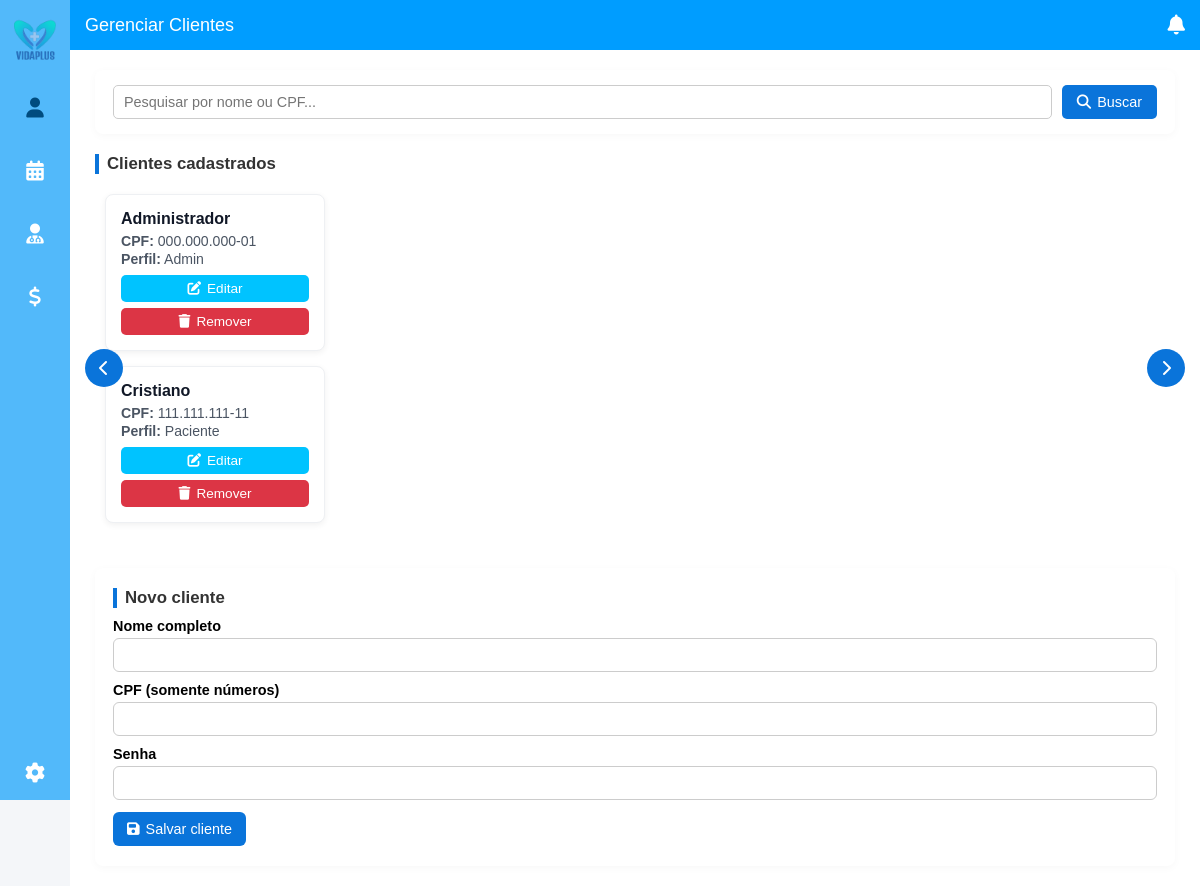
Page /clientesadmin on the committed database.
### tables this page shows
CREATE TABLE usuarios (
            id    INTEGER PRIMARY KEY AUTOINCREMENT,
            CPF   TEXT UNIQUE NOT NULL,
            nome  TEXT NOT NULL,
            senha TEXT NOT NULL,
            tipo  TEXT NOT NULL,  -- admin, medico, paciente
            cargo TEXT            -- especialidade do médico (ou NULL)
        );

### app.py (the view, shortened to what this page needs)
@app.route("/clientesadmin")
def clientesadmin():
    db = get_db()
    busca = (request.args.get("busca") or "").strip().lower()
    cur = db.execute("SELECT CPF, nome, senha, tipo, cargo FROM usuarios")
    usuarios = [dict(r) for r in cur.fetchall()]
    usuarios = [
        u for u in usuarios if u.get("tipo") in (TIPO_ADMIN, TIPO_PACIENTE)
    ]
    for u in usuarios:
        u["CPF"] = formatar_cpf(u.get("CPF", ""))
        u["nome"] = (u.get("nome") or "").title()
        u["tipo"] = (u.get("tipo") or "").title()
    return render_template("clientesadmin.html", usuarios=usuarios)

### app.py (called while the page is built)
def get_db():
    if "db" not in g:
        g.db = sqlite3.connect(DATABASE)
        g.db.row_factory = sqlite3.Row
    return g.db

def normalizar_cpf(cpf: str) -> str:
    return "".join(filter(str.isdigit, cpf or ""))

def formatar_cpf(cpf: str) -> str:
    cpf_limpo = normalizar_cpf(cpf)
    if len(cpf_limpo) == 11:
        return f"{cpf_limpo[:3]}.{cpf_limpo[3:6]}.{cpf_limpo[6:9]}-{cpf_limpo[9:]}"
    return cpf or ""

### templates/clientesadmin.html (shortened to what this page needs)
<!DOCTYPE html>
<html lang="pt-BR">
<head>
  <link rel="stylesheet" href="{{ url_for('static', filename='styledash.css') }}">
  <link rel="stylesheet" href="https://cdnjs.cloudflare.com/ajax/libs/font-awesome/6.4.0/css/all.min.css">
</head>
<body>
  <aside class="sidebar">
    <div class="logo">
      <img src="{{ url_for('static', filename='img/logo.png') }}" alt="Logo VidaPlus">
    </div>
    <nav class="menu">
      <a href="{{ url_for('clientesadmin') }}" class="active"><i class="fas fa-user"></i></a>
      <a href="{{ url_for('agendaadmin') }}"><i class="fas fa-calendar-alt"></i></a>
      <a href="{{ url_for('medicosadmin') }}"><i class="fas fa-user-md"></i></a>
      <a href="#"><i class="fas fa-dollar-sign"></i></a>
      <div class="config">
        <a href="#"><i class="fas fa-cog"></i></a>
      </div>
    </nav>
  </aside>
  <main class="main-content">
    <header class="topbar">
      <h2>Gerenciar Clientes</h2>
      <div class="icons">
        <i class="fas fa-bell"></i>
      </div>
    </header>
    <section class="content">
      <div class="search-box">
        <form method="GET" action="{{ url_for('clientesadmin') }}">
          <input
            type="text"
            name="busca"
            placeholder="Pesquisar por nome ou CPF..."
            value="{{ request.args.get('busca', '') }}"
          >
          <button type="submit">
            <i class="fas fa-search"></i> Buscar
          </button>
        </form>
      </div>
      <div class="clientes-section">
        <h3>Clientes cadastrados</h3>
        <button class="scroll-btn left" type="button" onclick="scrollClientes(-1)">
          <i class="fas fa-chevron-left"></i>
        </button>
        <div class="clientes-container" id="clientesContainer">
          {% if usuarios %}
            <div class="clientes-grid">
              {% for u in usuarios %}
              <div class="cliente-card">
                <h4>{{ u.nome }}</h4>
                <p><strong>CPF:</strong> {{ u.CPF }}</p>
                <p><strong>Perfil:</strong> {{ u.tipo }}</p>
                <button
                  type="button"
                  class="btn-edit"
                  onclick="abrirEdicao(
                    '{{ u.CPF }}',
                    '{{ u.nome }}',
                    '{{ u.tipo }}',
                    '{{ u.cargo|default('') }}'
                  )"
                >
                  <i class="fas fa-edit"></i> Editar
                </button>
                <form
                  action="{{ url_for('remover_cliente') }}"
                  method="POST"
                  onsubmit="return confirm('Deseja remover este cliente?')"
                >
                  <button type="submit" class="btn-remove">
                    <i class="fas fa-trash"></i> Remover
                  </button>
                </form>
              </div>
              {% endfor %}
            </div>
          {% else %}
            <p>Nenhum usuário encontrado.</p>
          {% endif %}
        </div>
        <button class="scroll-btn right" type="button" onclick="scrollClientes(1)">
          <i class="fas fa-chevron-right"></i>
        </button>
      </div>
      <div class="new-client">
        <h3>Novo cliente</h3>
        <form action="{{ url_for('novo_cliente') }}" method="POST">
          <label for="nome">Nome completo</label>
          <input type="text" id="nome" name="nome" required>
          <label for="cpf_novo">CPF (somente números)</label>
          <input type="text" id="cpf_novo" name="CPF" maxlength="11" required>
          <label for="senha">Senha</label>
          <input type="password" id="senha" name="senha" required>
          <button type="submit">
            <i class="fas fa-save"></i> Salvar cliente
          </button>
        </form>
      </div>
    </section>
  </main>
</body>
</html>

### static/styledash.css (style rules this page uses)
* { margin: 0; padding: 0; box-sizing: border-box; font-family: Arial, sans-serif; }
body { display: flex; min-height: 100vh; overflow-y: auto; overflow-x: hidden; background-color: #f5f7fb; }
.sidebar { width: 70px; background-color: #52b9fa; display: flex; flex-direction: column; align-items: center; padding: 15px 0; position: fixed; top: 0; left: 0; height: 100vh; z-index: 100; }
.sidebar .logo { margin-bottom: 18px; }
.sidebar .logo img { width: 50px; height: auto; }
.sidebar .menu { display: flex; flex-direction: column; align-items: center; gap: 20px; justify-content: space-between; height: 100%; }
.sidebar .config { margin-top: auto; }
.sidebar .menu a, .sidebar .config a { color: #fff; font-size: 20px; margin: 10px 0; transition: color 0.2s, transform 0.1s; }
.sidebar .menu a.active { color: #004c7f; }
.main-content { flex: 1; display: flex; flex-direction: column; background-color: #ffffff; overflow-y: auto; margin-left: 70px; }
.topbar { height: 50px; background-color: #009dff; display: flex; align-items: center; justify-content: space-between; padding: 0 15px; color: #fff; }
.topbar h2 { font-size: 18px; font-weight: normal; }
.icons i { color: white; font-size: 20px; cursor: pointer; }
.content { flex: 1; padding: 30px 40px; background-color: #ffffff; }
.content p { font-size: 15px; color: #555; }

### templates/clientesadmin.html (style rules this page uses)
body { background-color: #f4f6f9; font-family: Arial, sans-serif; }
.content { padding: 20px 25px; }
.search-box { margin-bottom: 20px; background: #fff; padding: 15px 18px; border-radius: 8px; box-shadow: 0 2px 8px rgba(0,0,0,0.03); }
.search-box form { display: flex; gap: 10px; flex-wrap: wrap; }
.search-box input { flex: 1; min-width: 220px; padding: 8px 10px; border: 1px solid #ccc; border-radius: 5px; font-size: 0.9rem; }
.search-box button { padding: 8px 15px; border: none; background-color: #0a74da; color: white; border-radius: 5px; cursor: pointer; font-size: 0.9rem; display: inline-flex; align-items: center; gap: 6px; }
.clientes-section { position: relative; margin-bottom: 25px; }
.clientes-section h3 { margin-bottom: 10px; color: #333; border-left: 4px solid #0a74da; padding-left: 8px; font-size: 1.05rem; }
.scroll-btn { background-color: #0a74da; color: white; border: none; border-radius: 50%; width: 38px; height: 38px; cursor: pointer; font-size: 16px; position: absolute; top: 55%; transform: translateY(-50%); z-index: 2; transition: background 0.2s; display: flex; align-items: center; justify-content: center; }
.scroll-btn.left { left: -10px; }
.scroll-btn.right { right: -10px; }
.clientes-container { overflow-x: hidden; padding-bottom: 10px; margin-top: 10px; width: 100%; }
.clientes-grid { display: grid; grid-template-columns: repeat(auto-fill, minmax(220px, 1fr)); grid-template-rows: repeat(2, 1fr); grid-auto-flow: column; gap: 15px; overflow-x: auto; scroll-behavior: smooth; padding: 10px; }
.cliente-card { background: white; border-radius: 8px; padding: 15px; box-shadow: 0 2px 6px rgba(0,0,0,0.06); width: 220px; text-align: left; transition: transform 0.15s; border: 1px solid #eef0f3; }
.cliente-card h4 { margin: 0 0 5px; font-size: 1rem; color: #111827; }
.cliente-card p { margin: 2px 0; font-size: 0.88rem; color: #4b5563; }
.btn-edit, .btn-remove { border: none; border-radius: 5px; padding: 6px 10px; cursor: pointer; font-size: 0.85rem; margin-top: 6px; width: 100%; display: inline-flex; align-items: center; justify-content: center; gap: 6px; transition: background-color 0.18s; }
.btn-edit { background-color: rgb(0, 195, 255); color: white; }
.btn-remove { background-color: #dc3545; color: white; }
.new-client { margin-top: 10px; background-color: #fff; padding: 20px 18px; border-radius: 8px; box-shadow: 0 2px 8px rgba(0,0,0,0.03); }
.new-client h3 { margin: 0 0 10px; color: #333; border-left: 4px solid #0a74da; padding-left: 8px; font-size: 1.05rem; }
.new-client label { display: block; margin-top: 10px; margin-bottom: 4px; font-size: 0.9rem; font-weight: 600; }
.new-client input { width: 100%; padding: 8px 10px; border-radius: 6px; border: 1px solid #ccc; box-sizing: border-box; font-size: 0.9rem; }
.new-client button { margin-top: 12px; background-color: #0a74da; color: white; border: none; border-radius: 6px; padding: 9px 14px; cursor: pointer; font-size: 0.9rem; display: inline-flex; align-items: center; gap: 6px; }

### rows in the picture
usuarios: nome "Administrador", CPF "000.000.000-01", tipo "Admin"
usuarios: nome "Cristiano", CPF "111.111.111-11", tipo "Paciente"
